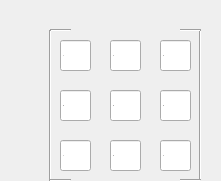
   <widget class="QWidget" name="q_history_left_matrix" native="true">
    <property name="geometry">
     <rect>
      <x>360</x>
      <y>50</y>
      <width>221</width>
      <height>181</height>
     </rect>
    </property>
    <widget class="Line" name="line_6">
     <property name="geometry">
      <rect>
       <x>190</x>
       <y>30</y>
       <width>20</width>
       <height>151</height>
      </rect>
     </property>
     <property name="orientation">
      <enum>Qt::Vertical</enum>
     </property>
    </widget>
    <widget class="QLineEdit" name="h2">
     <property name="geometry">
      <rect>
       <x>110</x>
       <y>40</y>
       <width>31</width>
       <height>31</height>
      </rect>
     </property>
     <property name="font">
      <font>
       <family>Sans SemiBold</family>
       <pointsize>-1</pointsize>
       <weight>75</weight>
       <italic>false</italic>
       <bold>true</bold>
      </font>
     </property>
     <property name="text">
      <string>4</string>
     </property>
    </widget>
    <widget class="QLineEdit" name="h3">
     <property name="geometry">
      <rect>
       <x>160</x>
       <y>40</y>
       <width>31</width>
       <height>31</height>
      </rect>
     </property>
     <property name="font">
      <font>
       <family>Sans SemiBold</family>
       <pointsize>-1</pointsize>
       <weight>75</weight>
       <italic>false</italic>
       <bold>true</bold>
      </font>
     </property>
     <property name="text">
      <string>2</string>
     </property>
    </widget>
    <widget class="QLineEdit" name="h5">
     <property name="geometry">
      <rect>
       <x>110</x>
       <y>90</y>
       <width>31</width>
       <height>31</height>
      </rect>
     </property>
     <property name="font">
      <font>
       <family>Sans SemiBold</family>
       <pointsize>-1</pointsize>
       <weight>75</weight>
       <italic>false</italic>
       <bold>true</bold>
      </font>
     </property>
     <property name="text">
      <string>5</string>
     </property>
    </widget>
    <widget class="QLineEdit" name="h1">
     <property name="geometry">
      <rect>
       <x>60</x>
       <y>40</y>
       <width>31</width>
       <height>31</height>
      </rect>
     </property>
     <property name="font">
      <font>
       <family>Sans SemiBold</family>
       <pointsize>-1</pointsize>
       <weight>75</weight>
       <italic>false</italic>
       <bold>true</bold>
      </font>
     </property>
     <property name="text">
      <string>1</string>
     </property>
    </widget>
    <widget class="QLineEdit" name="h4">
     <property name="geometry">
      <rect>
       <x>60</x>
       <y>90</y>
       <width>31</width>
       <height>31</height>
      </rect>
     </property>
     <property name="font">
      <font>
       <family>Sans SemiBold</family>
       <pointsize>-1</pointsize>
       <weight>75</weight>
       <italic>false</italic>
       <bold>true</bold>
      </font>
     </property>
     <property name="text">
      <string>-3</string>
     </property>
    </widget>
    <widget class="QLineEdit" name="h6">
     <property name="geometry">
      <rect>
       <x>160</x>
       <y>90</y>
       <width>31</width>
       <height>31</height>
      </rect>
     </property>
     <property name="font">
      <font>
       <family>Sans SemiBold</family>
       <pointsize>-1</pointsize>
       <weight>75</weight>
       <italic>false</italic>
       <bold>true</bold>
      </font>
     </property>
     <property name="text">
      <string>6</string>
     </property>
    </widget>
    <widget class="Line" name="line_4">
     <property name="geometry">
      <rect>
       <x>180</x>
       <y>20</y>
       <width>21</width>
       <height>20</height>
      </rect>
     </property>
     <property name="orientation">
      <enum>Qt::Horizontal</enum>
     </property>
    </widget>
    <widget class="Line" name="line_3">
     <property name="geometry">
      <rect>
       <x>50</x>
       <y>20</y>
       <width>21</width>
       <height>20</height>
      </rect>
     </property>
     <property name="orientation">
      <enum>Qt::Horizontal</enum>
     </property>
    </widget>
    <widget class="Line" name="line_2">
     <property name="geometry">
      <rect>
       <x>180</x>
       <y>170</y>
       <width>21</width>
       <height>20</height>
      </rect>
     </property>
     <property name="orientation">
      <enum>Qt::Horizontal</enum>
     </property>
    </widget>
    <widget class="QLineEdit" name="h7">
     <property name="geometry">
      <rect>
       <x>60</x>
       <y>140</y>
       <width>31</width>
       <height>31</height>
      </rect>
     </property>
     <property name="font">
      <font>
       <family>Sans SemiBold</family>
       <pointsize>-1</pointsize>
       <weight>75</weight>
       <italic>false</italic>
       <bold>true</bold>
      </font>
     </property>
     <property name="text">
      <string>1</string>
     </property>
    </widget>
    <widget class="QLineEdit" name="h9">
     <property name="geometry">
      <rect>
       <x>160</x>
       <y>140</y>
       <width>31</width>
       <height>31</height>
      </rect>
     </property>
     <property name="font">
      <font>
       <family>Sans SemiBold</family>
       <pointsize>-1</pointsize>
       <weight>75</weight>
       <italic>false</italic>
       <bold>true</bold>
      </font>
     </property>
     <property name="text">
      <string>4</string>
     </property>
    </widget>
    <widget class="QLineEdit" name="h8">
     <property name="geometry">
      <rect>
       <x>110</x>
       <y>140</y>
       <width>31</width>
       <height>31</height>
      </rect>
     </property>
     <property name="font">
      <font>
       <family>Sans SemiBold</family>
       <pointsize>-1</pointsize>
       <weight>75</weight>
       <italic>false</italic>
       <bold>true</bold>
      </font>
     </property>
     <property name="text">
      <string>0</string>
     </property>
    </widget>
    <widget class="Line" name="line_5">
     <property name="geometry">
      <rect>
       <x>40</x>
       <y>30</y>
       <width>20</width>
       <height>151</height>
      </rect>
     </property>
     <property name="orientation">
      <enum>Qt::Vertical</enum>
     </property>
    </widget>
    <widget class="Line" name="line">
     <property name="geometry">
      <rect>
       <x>50</x>
       <y>170</y>
       <width>21</width>
       <height>20</height>
      </rect>
     </property>
     <property name="orientation">
      <enum>Qt::Horizontal</enum>
     </property>
    </widget>
   </widget>
